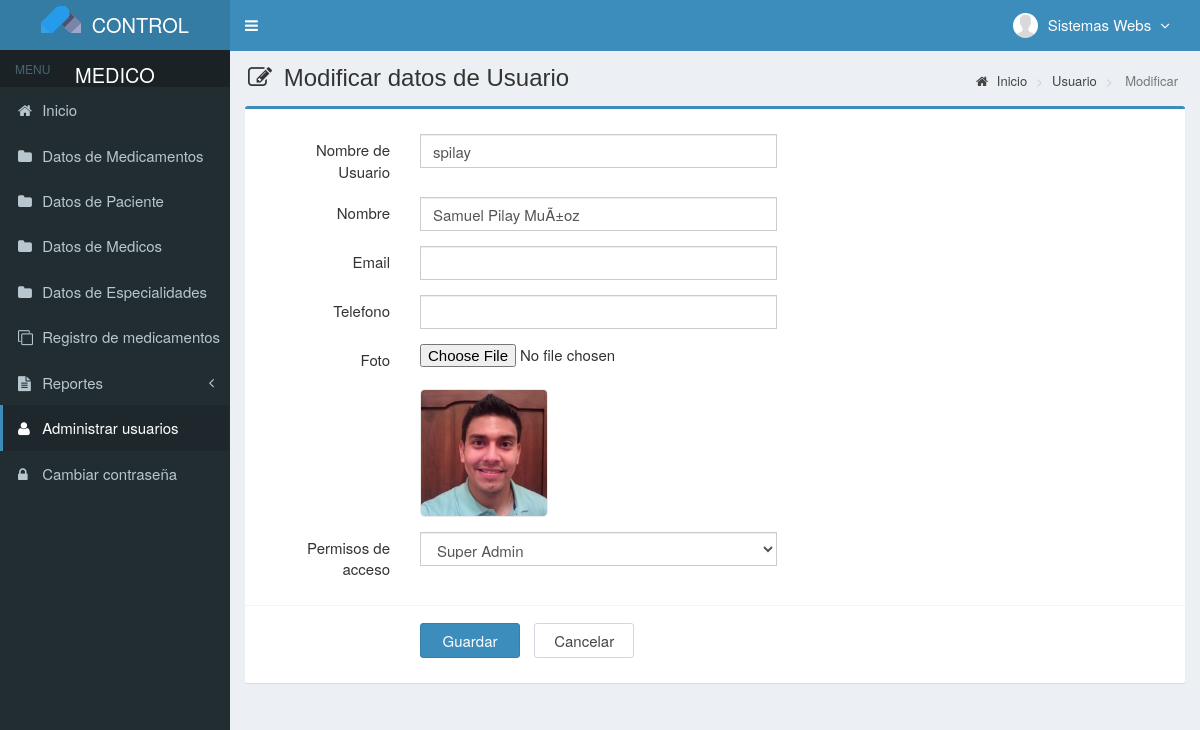
The app's page /main.php?module=form_user&form=edit&id=3 (signed in) with its own data.
### tables this page shows
CREATE TABLE IF NOT EXISTS `usuarios` (
  `id_user` int(3) NOT NULL AUTO_INCREMENT,
  `username` varchar(50) NOT NULL,
  `name_user` varchar(50) NOT NULL,
  `password` varchar(50) NOT NULL,
  `email` varchar(50) DEFAULT NULL,
  `telefono` varchar(13) DEFAULT NULL,
  `foto` varchar(100) DEFAULT NULL,
  `permisos_acceso` enum('Super Admin','Gerente','Almacen') NOT NULL,
  `status` enum('activo','bloqueado') NOT NULL DEFAULT 'activo',
  `created_at` timestamp NOT NULL DEFAULT CURRENT_TIMESTAMP,
  `updated_at` timestamp NOT NULL DEFAULT CURRENT_TIMESTAMP ON UPDATE CURRENT_TIMESTAMP,
  PRIMARY KEY (`id_user`),
  KEY `level` (`permisos_acceso`)
);

### modules/user/form.php (the view, shortened to what this page needs)
<?php
if ($_GET['form']=='add') { ?>
  <section class="content-header">
    <h1>
      <i class="fa fa-edit icon-title"></i> Agregar Usuario
    </h1>
    <ol class="breadcrumb">
      <li><a href="?module=start"><i class="fa fa-home"></i> Inicio </a></li>
      <li><a href="?module=user"> Usuario </a></li>
      <li class="active"> agregar </li>
    </ol>
  </section>
  <section class="content">
    <div class="row">
      <div class="col-md-12">
        <div class="box box-primary">
          <form role="form" class="form-horizontal" method="POST" action="modules/user/proses.php?act=insert" enctype="multipart/form-data">
            <div class="box-body">
              <div class="form-group">
                <label class="col-sm-2 control-label">Nombre de usuario</label>
                <div class="col-sm-5">
                  <input type="text" class="form-control" name="username" autocomplete="off" required>
                </div>
              </div>
              <div class="form-group">
                <label class="col-sm-2 control-label">Contraseña</label>
                <div class="col-sm-5">
                  <input type="password" class="form-control" name="password" autocomplete="off" required>
                </div>
              </div>
              <div class="form-group">
                <label class="col-sm-2 control-label">Nombre</label>
                <div class="col-sm-5">
                  <input type="text" class="form-control" name="name_user" autocomplete="off" required>
                </div>
              </div>
              <div class="form-group">
                <label class="col-sm-2 control-label">Permisos de acceso</label>
                <div class="col-sm-5">
                  <select class="form-control" name="permisos_acceso" required>
                    <option value=""></option>
                    <option value="Super Admin">Super Admin</option>
                    <option value="Gerente">Gerente</option>
                    <option value="Almacen">Almacén</option>
                  </select>
                </div>
              </div>
            </div>
            <div class="box-footer">
              <div class="form-group">
                <div class="col-sm-offset-2 col-sm-10">
                  <input type="submit" class="btn btn-primary btn-submit" name="Guardar" value="Guardar">
                  <a href="?module=user" class="btn btn-default btn-reset">Cancelar</a>
                </div>
              </div>
            </div>
          </form>
        </div>
      </div>
    </div>
  </section>
<?php
}
elseif ($_GET['form']=='edit') {
  	if (isset($_GET['id'])) {
      $query = mysqli_query($mysqli, "SELECT * FROM usuarios WHERE id_user='$_GET[id]'")
                                      or die('error: '.mysqli_error($mysqli));
      $data  = mysqli_fetch_assoc($query);
  	}
?>
  <section class="content-header">
    <h1>
      <i class="fa fa-edit icon-title"></i> Modificar datos de Usuario
    </h1>
    <ol class="breadcrumb">
      <li><a href="?module=beranda"><i class="fa fa-home"></i> Inicio</a></li>
      <li><a href="?module=user"> Usuario </a></li>
      <li class="active"> Modificar </li>
    </ol>
  </section>
  <section class="content">
    <div class="row">
      <div class="col-md-12">
        <div class="box box-primary">
          <form role="form" class="form-horizontal" method="POST" action="modules/user/proses.php?act=update" enctype="multipart/form-data">
            <div class="box-body">
              <div class="form-group">
                <label class="col-sm-2 control-label">Nombre de Usuario</label>
                <div class="col-sm-5">
                  <input type="text" class="form-control" name="username" autocomplete="off" value="<?php echo $data['username']; ?>" required>
                </div>
              </div>
              <div class="form-group">
                <label class="col-sm-2 control-label">Nombre</label>
                <div class="col-sm-5">
                  <input type="text" class="form-control" name="name_user" autocomplete="off" value="<?php echo $data['name_user']; ?>" required>
                </div>
              </div>
              <div class="form-group">
                <label class="col-sm-2 control-label">Email</label>
                <div class="col-sm-5">
                  <input type="email" class="form-control" name="email" autocomplete="off" value="<?php echo $data['email']; ?>">
                </div>
              </div>
              <div class="form-group">
                <label class="col-sm-2 control-label">Telefono</label>
                <div class="col-sm-5">
                  <input type="text" class="form-control" name="telefono" autocomplete="off" maxlength="13" onKeyPress="return goodchars(event,'0123456789',this)" value="<?php echo $data['telefono']; ?>">
                </div>
              </div>
            <div class="form-group">
                <label class="col-sm-2 control-label">Foto</label>
                <div class="col-sm-5">
                  <input type="file" name="foto">
                  <br/>
                <?php
                if ($data['foto']=="") { ?>
                  <img style="border:1px solid #eaeaea;border-radius:5px;" src="images/user/user-default.png" width="128">
                <?php
                }
                else { ?>
                  <img style="border:1px solid #eaeaea;border-radius:5px;" src="images/user/<?php echo $data['foto']; ?>" width="128">
                <?php
                }
                ?>
                </div>
              </div>
              <div class="form-group">
                <label class="col-sm-2 control-label">Permisos de acceso</label>
                <div class="col-sm-5">
                  <select class="form-control" name="permisos_acceso" required>
                    <option value="<?php echo $data['permisos_acceso']; ?>"><?php echo $data['permisos_acceso']; ?></option>
                  </select>
                </div>
              </div>
            </div>
            <div class="box-footer">
              <div class="form-group">
                <div class="col-sm-offset-2 col-sm-10">
                  <input type="submit" class="btn btn-primary btn-submit" name="Guardar" value="Guardar">
                  <a href="?module=user" class="btn btn-default btn-reset">Cancelar</a>
                </div>
              </div>
            </div>
          </form>
        </div>
      </div>
    </div>
  </section>
<?php
}
?>

### top-menu.php (shortened to what this page needs)
<?php
require_once "config/database.php";
$query = mysqli_query($mysqli, "SELECT id_user, name_user, foto, permisos_acceso FROM usuarios WHERE id_user='$_SESSION[id_user]'")
                                or die('error: '.mysqli_error($mysqli));
$data = mysqli_fetch_assoc($query);
?>
<li class="dropdown user user-menu">
  <a href="#" class="dropdown-toggle" data-toggle="dropdown">
  <?php
  if ($data['foto']=="") { ?>
    <img src="images/user/user-default.png" class="user-image" alt="User Image"/>
  <?php
  }
  else { ?>
    <img src="images/user/<?php echo $data['foto']; ?>" class="user-image" alt="User Image"/>
  <?php
  }
  ?>
    <span class="hidden-xs"><?php echo $data['name_user']; ?> <i style="margin-left:5px" class="fa fa-angle-down"></i></span>
  </a>
</li>

### assets/css/style.css (style rules this page uses)
.form-horizontal .control-label { margin-bottom: 0; padding-top: 5px; text-align: right; }
label { display: inline-block; font-size: 15px; font-weight: 400; margin-bottom: 5px; max-width: 100%; }
.form-control { background-color: #fff; background-image: none; border: 1px solid #ccc; border-radius: 4px; box-shadow: 0 1px 1px rgba(0, 0, 0, 0.075) inset; color: #555; display: block; font-size: 15px; height: 34px; line-height: 1.42857; padding: 6px 12px; transition: border-color 0.15s ease-in-out 0s, box-shadow 0.15s ease-in-out 0s; width: 100%; }
.btn-default { background-color: #fff; border-color: #d2d6de; color: #444; }
.content-header { padding: 15px 18px 0; position: relative; }
.content-header > .breadcrumb { background: transparent none repeat scroll 0 0; border-radius: 2px; float: right; font-size: 13px; margin-bottom: 0; margin-top: 0; padding: 7px 12px; position: absolute; right: 10px; top: 15px; }
.btn-submit { width: 100px; margin-top: 7px; margin-right: 10px; font-size: 15px; }
.btn-reset { width: 100px; margin-top: 7px; font-size: 15px; }
.icon-title { margin-right: 5px; }
body { background-color: #fff; color: #333; font-size: 15px; line-height: 1.42857; }

### records on screen
usuarios: foto (placeholder picture), name_user "Sistemas Webs"
usuarios: username "spilay", name_user "Samuel Pilay MuÃ±oz", foto (picture), permisos_acceso "Super Admin"
